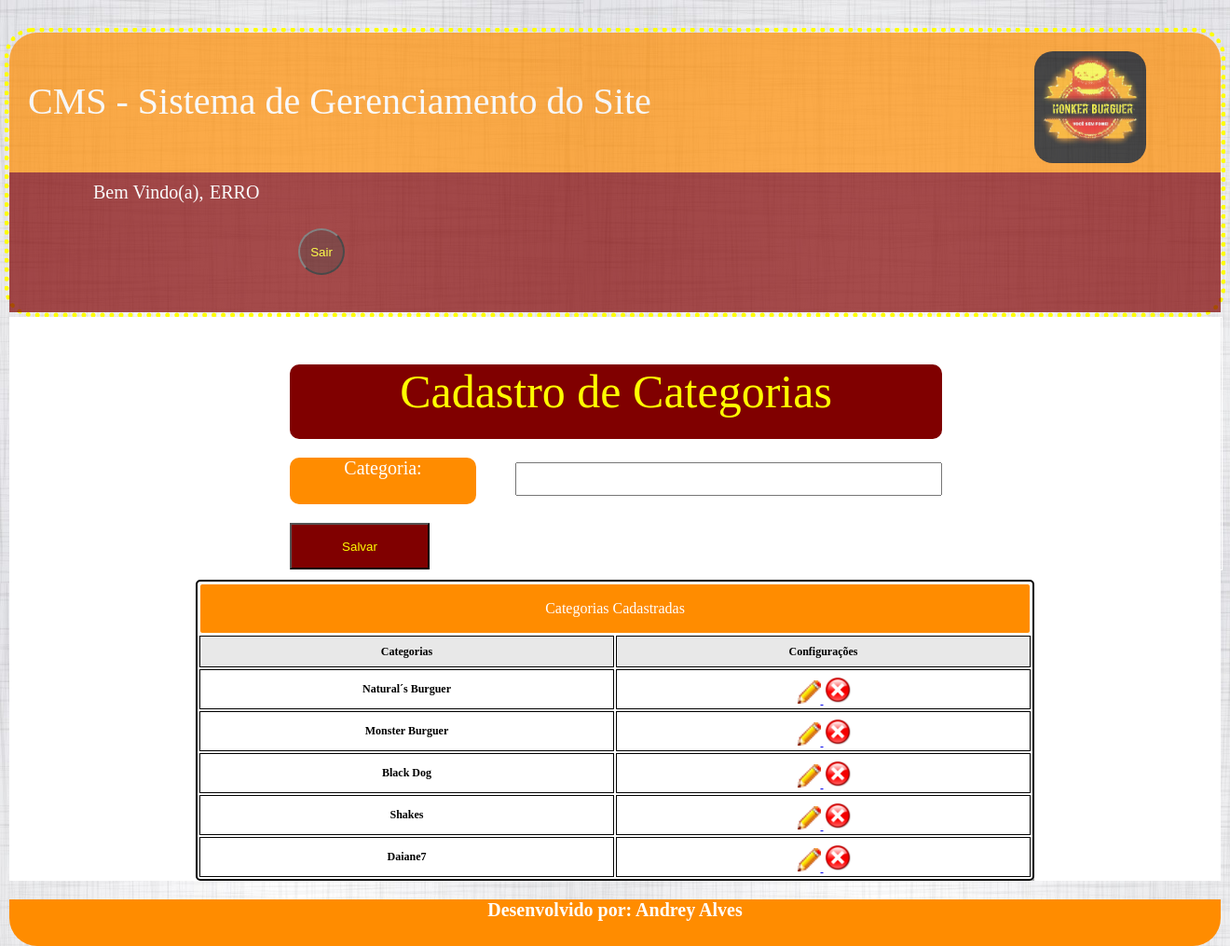
The app's page /CMS/categoriaAdm.php, older data.
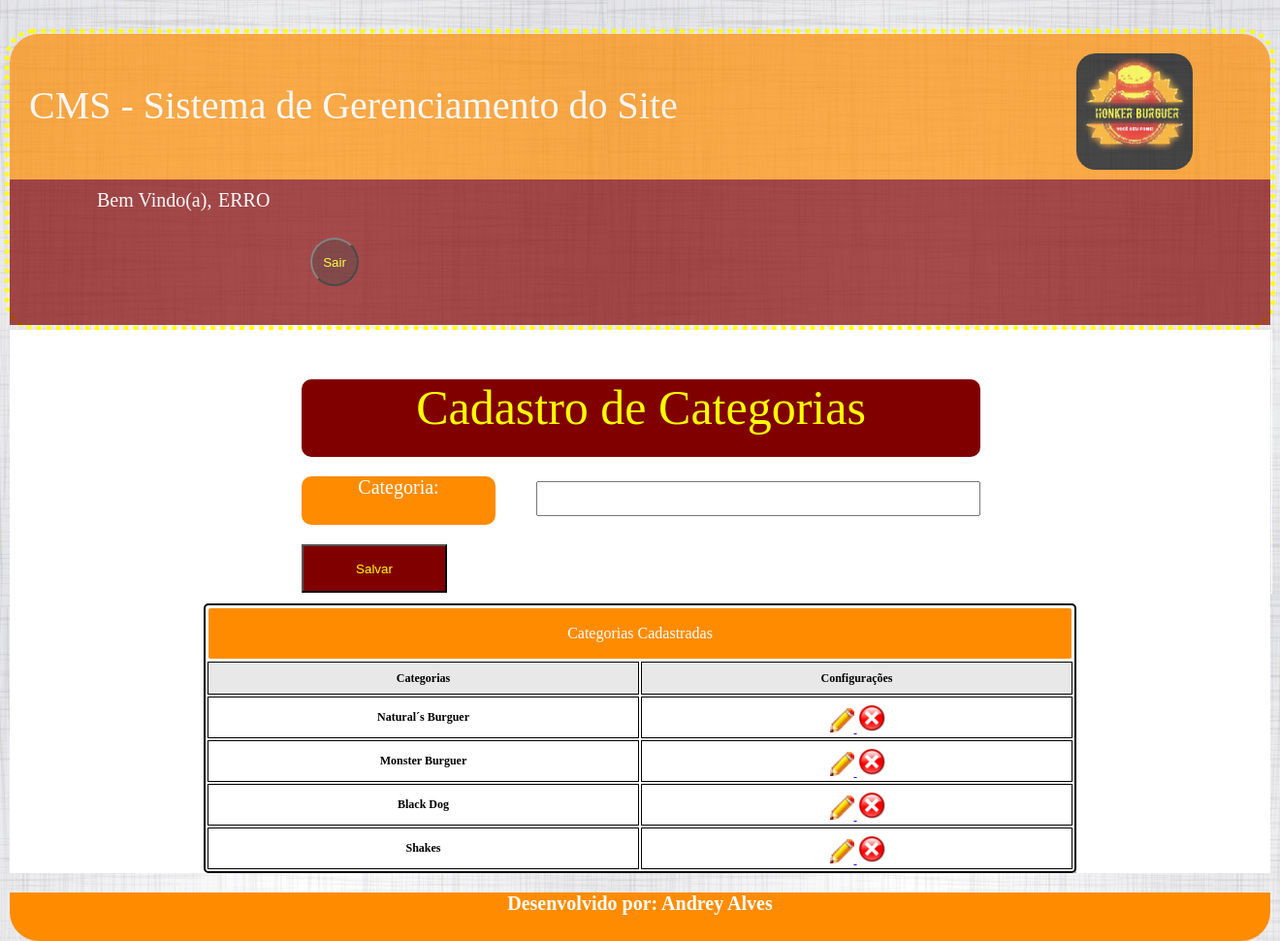
The same page, newer data.
### tables this page shows
CREATE TABLE `tblcategorias` (
  `idCategoria` int(11) NOT NULL AUTO_INCREMENT,
  `categoria` varchar(45) DEFAULT NULL,
  PRIMARY KEY (`idCategoria`)
);

### CMS/categoriaAdm.php (the view, shortened to what this page needs)
<?php
	$botao="Salvar";
	$categoria="";
?>
<!DOCTYPE html>
<html>
	<head>
		<link rel="stylesheet" type="text/css" href="CSS/styleAdm.css">
	</head>
	<body>
		<div id="principal">
			<header>
				<div id="conteudoheader">
					<div id="titulocms">
						<p>
							<a href="CMS.php" title="Voltar"> CMS - Sistema de Gerenciamento do Site </a>
						</p>
					</div>
					<div id="logo">
						<div>
							<img id="logoimg" src="Imagens/logoprincipal.jpg" alt=""/>
						</div>
					</div>
				</div>
			</header>
			<?php include('menuAdm.php'); ?>
			<section>
				<form name="frmcategorias" method="post" action="categoriaAdm.php">
					<div id="conteudoProduto">
						<div id="tituloinformacoes">
							<p>
								Cadastro de Categorias
							</p>
						</div>
						<div class="areadetexto_produtos">
							<p>
								Categoria:
							</p>
						</div>
						<div class="areadoinput_produtos">
							<input class="inputProduto" type="Text" name="txtCategoria" value="<?php echo($categoria); ?>">
						</div>
						<div>
							<input id="salvar" value="<?php echo($botao); ?>" type="submit" name="btnSalvar">
						</div>
					</div>
				</form>
					<div id="consulta">
						<table id="tblconsulta">
							<tr>
								<td colspan="8" class="titulo_tabela_consulta">Categorias Cadastradas</td>
							 </tr>
							<tr>
								<td class="tblconsulta_td">Categorias</td>
								<td class="tblconsulta_td">Configurações</td>
							</tr>
							<?php
								$sql = "select * from tblcategorias";
								$select = mysql_query($sql);
								while($rsconsulta = mysql_fetch_array($select)){
							?>
							<tr class="tblconsulta_tr">
								<td rowspan="1"><?php echo($rsconsulta['categoria']); ?></td>
								<td rowspan="1">
									<a href="categoriaAdm.php?modo=editar&codigo=<?php echo($rsconsulta['idCategoria']);?>">
										<img class="iconesAdm" src="icones/Modify16.png">
									</a>
									<a href="categoriaAdm.php?modo=excluir&codigo=<?php echo($rsconsulta['idCategoria']);?>">
										<img id="iconesAdmDelete" src="icones/error.png">
									</a>
								</td>
							</tr>
							<?php
								}
							?>
						</table>
					</div>
			</section>
			<?php include('rodapeAdm.php'); ?>
	</body>
</html>

Row changes from the older to the newer data that the page shows:
removed tblcategorias: categoria "Daiane7"
